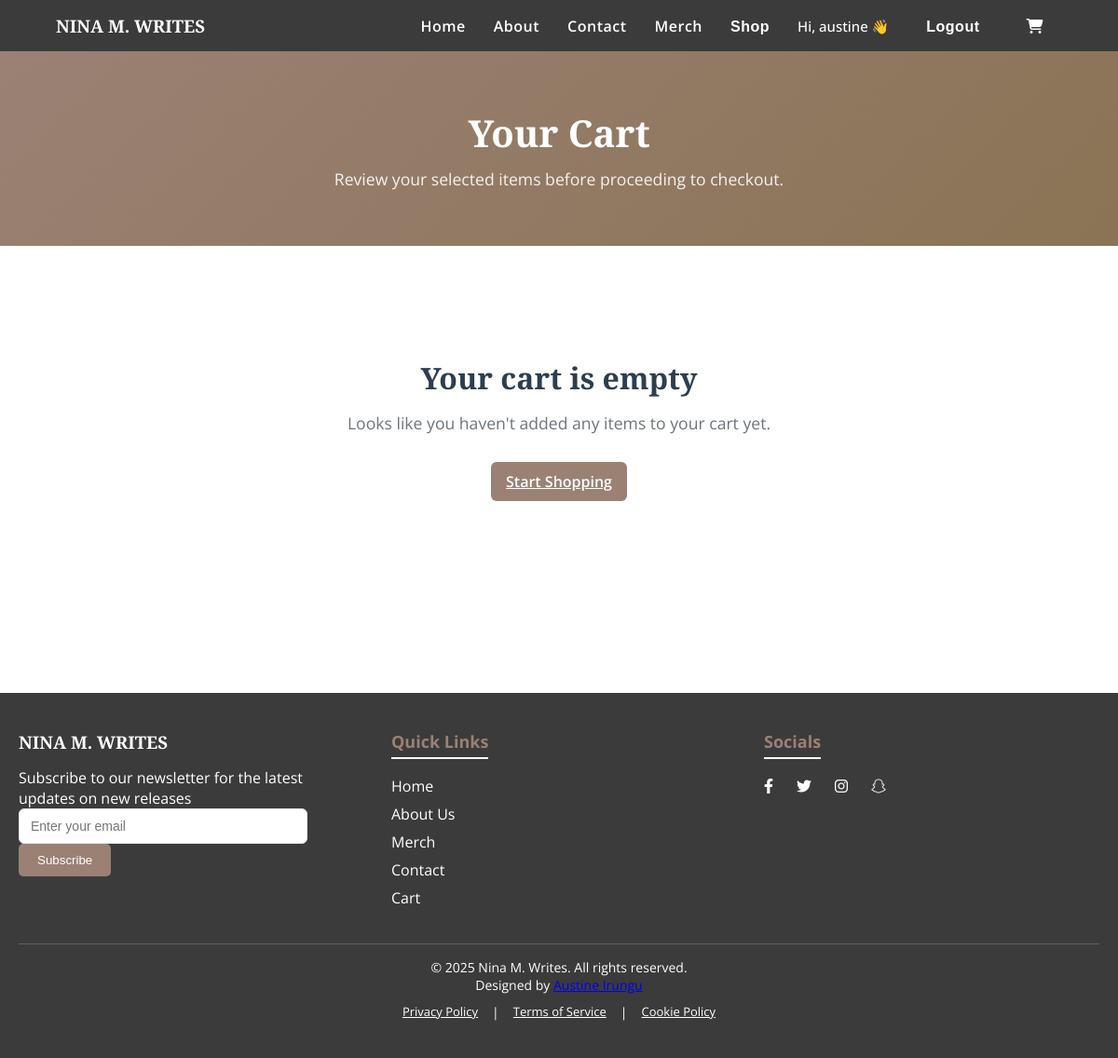
The app's page /cart/ (signed in), older data.
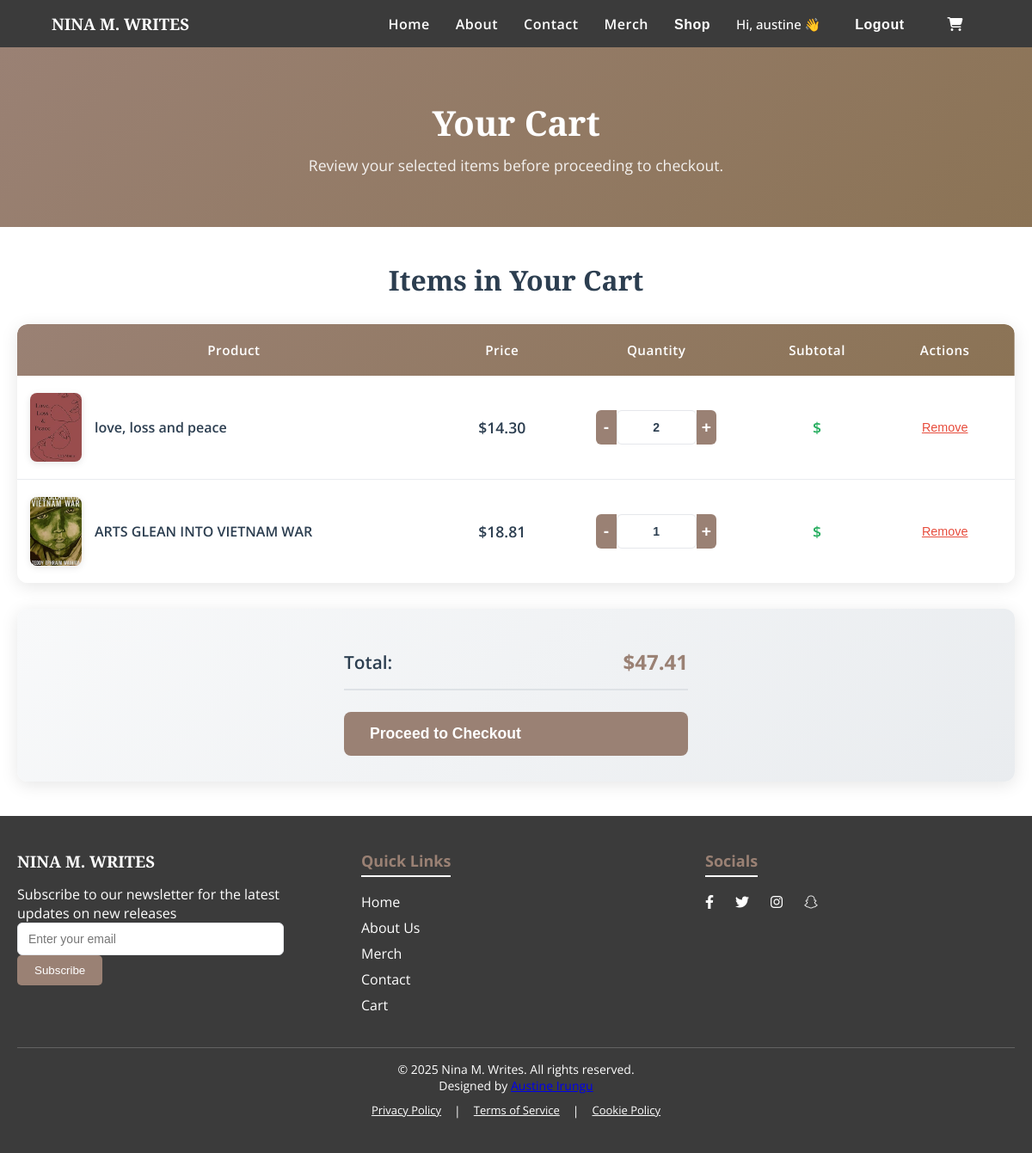
The same page, newer data.
### bookstore/models.py (models this page shows, shortened)
class CartItem(models.Model):
    cart = models.ForeignKey(
        Cart,
        related_name='items',
        on_delete=models.CASCADE
    )
    book = models.ForeignKey(Book, on_delete=models.CASCADE)
    quantity = models.PositiveIntegerField(
        default=1,
        validators=[MinValueValidator(1)]
    )
    added_at = models.DateTimeField(auto_now_add=True)
    @property
    def total_price(self):
        return Decimal(str(self.quantity)) * self.book.price
    class Meta:
        unique_together = ['cart', 'book']
        ordering = ['-added_at']

class Book(models.Model):
    title = models.CharField(max_length=200)
    author = models.CharField(max_length=100)
    description = models.TextField()
    price = models.DecimalField(
        max_digits=10,
        decimal_places=2,
        validators=[MinValueValidator(Decimal('0.00'))]
    )
    image = models.ImageField(upload_to='books/', blank=True, null=True)
    published_date = models.DateField()
    stock_quantity = models.PositiveIntegerField(default=0)
    isbn = models.CharField(max_length=13, unique=True, blank=True, null=True)
    created_at = models.DateTimeField(auto_now_add=True)
    updated_at = models.DateTimeField(auto_now=True)
    class Meta:
        ordering = ['title']
        indexes = [
            models.Index(fields=['isbn']),
            models.Index(fields=['author']),
        ]

### bookstore/views.py (the view, shortened to what this page needs)
# urls.py: path('cart/', views.cart, name='cart'),
def cart(request):
    from decimal import Decimal
    cart_items = []
    total_price = Decimal('0.00')
    if request.user.is_authenticated:
        try:
            customer = Customer.objects.get(email=request.user.email)
            cart_obj = Cart.objects.filter(customer=customer).first()
            if cart_obj:
                cart_items = cart_obj.items.all()
                total_price = cart_obj.total_price
        except Customer.DoesNotExist:
            pass
    return render(request, 'bookstore/cart.html', {
        'cart_items': cart_items,
        'total_price': total_price
    })

### bookstore/models.py (called while the page is built)
    @property
    def total_price(self):
        return sum(item.total_price for item in self.items.all())

### bookstore/templates/bookstore/cart.html (shortened to what this page needs)
{% extends 'bookstore/base.html' %}
{% load static %}
{% block extra_css %}
<link rel="stylesheet" href="{% static 'bookstore/css/cart.css' %}">
{% endblock %}
{% block content %}
<header class="page-header">
    <div class="container">
        <h1>Your Cart</h1>
        <p>Review your selected items before proceeding to checkout.</p>
    </div>
</header>
<section class="page-section cart-section">
    <div class="container">
        {% if cart_items %}
        <div class="cart-container">
            <h2>Items in Your Cart</h2>
            <div class="table-responsive">
                <table class="cart-table">
                    <thead>
                        <tr>
                            <th>Product</th>
                            <th>Price</th>
                            <th>Quantity</th>
                            <th>Subtotal</th>
                            <th>Actions</th>
                        </tr>
                    </thead>
                    <tbody>
                        {% for item in cart_items %}
                        <tr class="cart-item" data-price="{{ item.book.price }}" data-book-id="{{ item.book.id }}">
                            <td class="book-details">
                                <div class="book-info">
                                    <img src="{{ item.book.image.url }}" alt="{{ item.book.title }}" class="book-image">
                                    <div class="book-title">
                                        <h4>{{ item.book.title }}</h4>
                                    </div>
                                </div>
                            </td>
                            <td class="price-cell">${{ item.book.price|floatformat:2 }}</td>
                            <td class="quantity-cell">
                                <div class="quantity-controls">
                                    <button type="button" class="btn-quantity minus" aria-label="Decrease quantity">-</button>
                                    <input type="number" class="quantity-input" value="{{ item.quantity }}" min="1" max="99">
                                    <button type="button" class="btn-quantity add" aria-label="Increase quantity">+</button>
                                </div>
                            </td>
                            <td class="subtotal-cell">
                                <span class="item-total">${{ item.total|floatformat:2 }}</span>
                            </td>
                            <td class="actions-cell">
                                <button type="button" class="btn-remove" aria-label="Remove item">Remove</button>
                            </td>
                        </tr>
                        {% endfor %}
                    </tbody>
                </table>
            </div>
            <div class="cart-summary">
                <div class="summary-content">
                    <div class="total-row">
                        <span class="total-label">Total:</span>
                        <span class="total-amount">$<span id="cart-total">{{ total_price|floatformat:2 }}</span></span>
                    </div>
                    <button class="btn btn-primary btn-checkout" type="button">Proceed to Checkout</button>
                </div>
            </div>
        </div>
        {% else %}
        <div class="empty-cart">
            <div class="empty-cart-content">
                <h2>Your cart is empty</h2>
                <p>Looks like you haven't added any items to your cart yet.</p>
                <a href="{% url 'bookstore:books' %}" class="btn btn-primary">Start Shopping</a>
            </div>
        </div>
        {% endif %}
    </div>
</section>
{% endblock %}

Row changes from the older to the newer data that the page shows:
added CartItem: book.image (picture), book "love, loss and peace", book.price "14.30", quantity "2"
added CartItem: book.image (picture), book "ARTS GLEAN INTO VIETNAM WAR", book.price "18.81", quantity "1"
Text that changed along with them:
{{ total_price|floatformat:2 }}: (not shown) → "47.41"
text no longer shown: "Your cart is empty Looks like you haven't added any items to your cart yet. Start Shopping"
text now shown: "Items in Your Cart Product Price Quantity Subtotal Actions Total: $ Proceed to Checkout"
